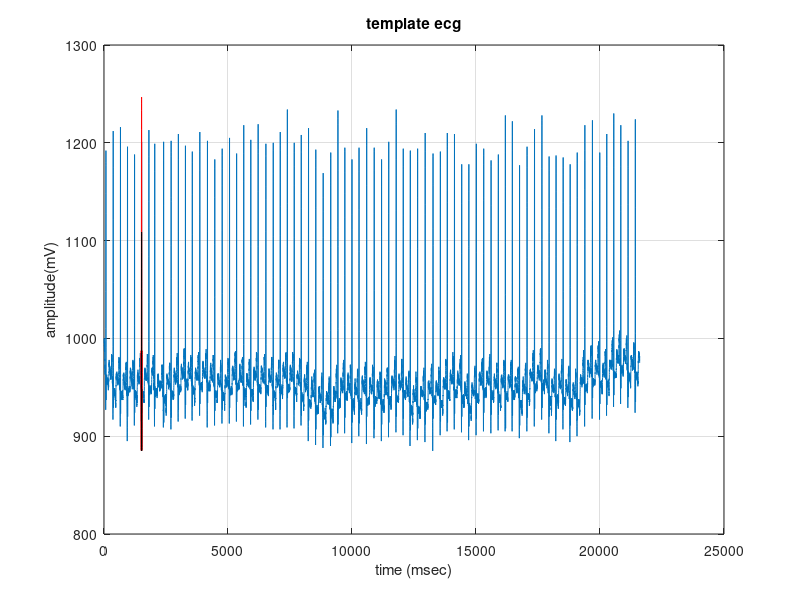

Here is the MATLAB script that generated this plot: (Note: this script raises an error after producing the figure.)
clc; clear all; close all;
load('100m.mat');
x=val(1,:);
ecg=x';
figure(1);
plot(ecg); grid on;
title('ecg wave'); xlabel('time (msec)'); ylabel('amplitude(mV)');
hold on;

Fc=10;
Fb=8;
M=500;
t = linspace(-15,15);
    a = sqrt(Fb).*sinc(Fb*10*t/M);
    b = sqrt(-Fb).*sinc(Fb*10*t/M);
    c=a+b;
    plot((2*t)+1515,(105*c)+950,'r-');grid on;
title('template ecg'); xlabel('time (msec)'); ylabel('amplitude(mV)');

Fc=10;
Fb=8;
M=500;

t = linspace(-15,15);
    a1 = sqrt(Fb).*sinc(Fb*10*t/M);
    b1 = sqrt(-Fb).*sinc(Fb*10*t/M);
    c1=a1+b1;
    plot((0.5*t)+1515,(65*c1)+925,'k-');grid on;
title('template ecg'); xlabel('time (msec)'); ylabel('amplitude(mV)');


for t=0:1000:21600
    i=1000;
    t=t+i;
    plot('t,c1');
end
figure2;

% n=2:1:21600;
% ecg(206001)=0;
% ecg(1)=0;
% j=ecg(n);         k=ecg(n+1);         l=ecg(n-1); 
% if ecg==1000
%     if j<k
%     diff=ecg-c;
%     diff>0;
%     diff=c1-ecg;
%     diff>0;
%     f1=n;
%          if j>k
%          diff=ecg-c;
%          diff<0;
%          diff=c1-ecg;
%          diff<0;
%         f2=n;
%         f=(f1+f2)/2;
%         f=1000;
%         plot(f);
%          end
%     end
% end
    
    
    
    
